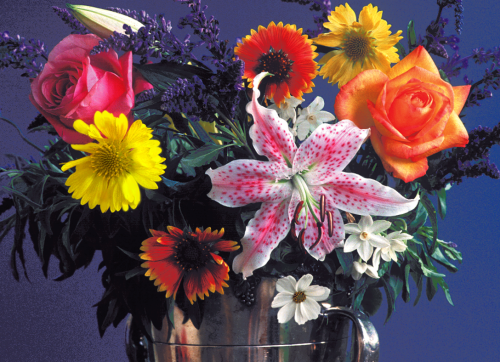
#> input picture data/input/flowers.tif, 500 x 362 px
$ python sobel_thresholds.py   (older library calls are emulated)
#> lines starting #> are read from the running program, lines starting #| are printed output that depends on the picture; after the words box and inside, x2 and y2 are one past the last pixel; in counts of white or black regions, pixels touching at a corner belong together
### image_lab/runtime.py
"""Resolve shared inputs and save figures without requiring a desktop GUI."""
import argparse
from pathlib import Path
import sys
import matplotlib
import numpy as np

if "--show" not in sys.argv:
    matplotlib.use("Agg")

ROOT = Path(__file__).resolve().parents[1]
_figure_index = 0

def data_path(name):
    path = ROOT / "data" / "input" / name
    if not path.is_file():
        raise FileNotFoundError(f"Missing input image: {path}")
    return path

# [4 lines left out: function michelson, not called in this run]

def finish(script):
    """Save all current figures, optionally display, then release them."""
    global _figure_index
    import matplotlib.pyplot as plt
    parser = argparse.ArgumentParser()
    parser.add_argument("--output-dir", type=Path, default=ROOT / "outputs")
    parser.add_argument("--show", action="store_true")
    args = parser.parse_args()
    script = Path(script)
    folder = args.output_dir / script.parent.parent.name / script.stem
    folder.mkdir(parents=True, exist_ok=True)
    for number in plt.get_fignums():
        _figure_index += 1
        path = folder / f"figure_{_figure_index:02d}.png"
        plt.figure(number).savefig(path, dpi=120, bbox_inches="tight")
        print(f"Saved {path}")
    if args.show:
        plt.show()
    plt.close("all")

### labs/tp1_image_analysis/src/sobel_thresholds.py
from image_lab.runtime import data_path, finish, michelson
import cv2
import numpy as np
import matplotlib.pyplot as plt

# Charger l'image en niveaux de gris
img = cv2.imread(str(data_path('flowers.tif')), cv2.IMREAD_GRAYSCALE)
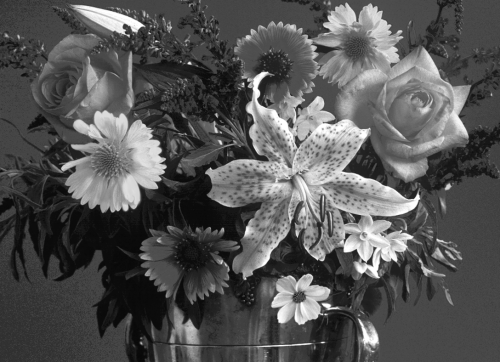
#> img: shape (362, 500); min 8, max 255, mean 84.6

# Appliquer le filtre Sobel
sobelx = cv2.Sobel(src=img, ddepth=cv2.CV_64F, dx=1, dy=0, ksize=5)
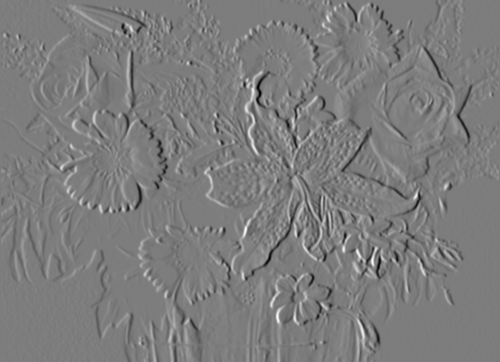
#> sobelx: shape (362, 500) float64; min -9642, max 9988, mean 2.2; drawn with min black and max white
sobely = cv2.Sobel(src=img, ddepth=cv2.CV_64F, dx=0, dy=1, ksize=5)
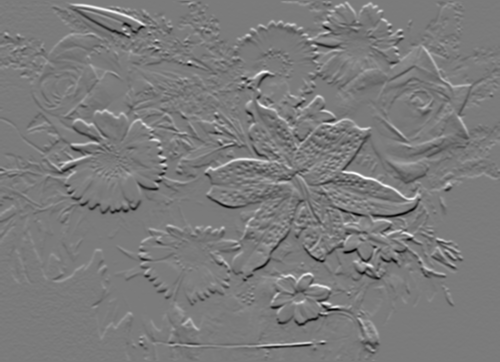
#> sobely: shape (362, 500) float64; min -9150, max 9751, mean -1; drawn with min black and max white

# Magnitude des gradients (combinaison des directions X et Y)
sobel_magnitude = np.sqrt(sobelx**2 + sobely**2)
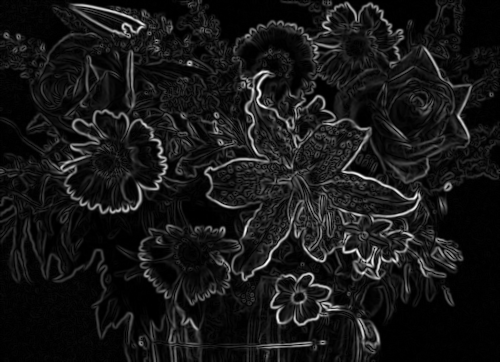
#> sobel_magnitude: shape (362, 500) float64; min 0, max 10625.6, mean 988.3; drawn with min black and max white

# Appliquer un seuil
seuil_bas = 50  # seuil inférieur
seuil_haut = 100  # seuil supérieur

_, sobel_threshold_low = cv2.threshold(sobel_magnitude, seuil_bas, 255, cv2.THRESH_BINARY)
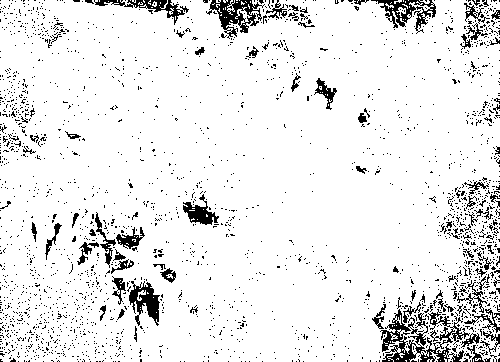
#> sobel_threshold_low: shape (362, 500) float64; 91.4% white; black in thin lines or dots
_, sobel_threshold_high = cv2.threshold(sobel_magnitude, seuil_haut, 255, cv2.THRESH_BINARY)
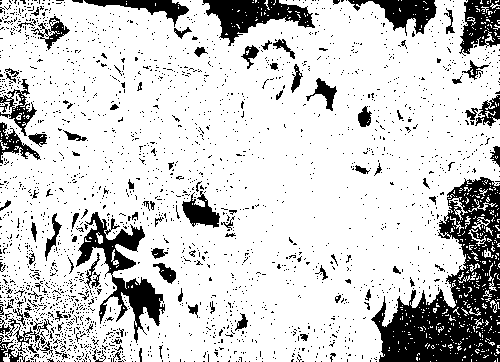
#> sobel_threshold_high: shape (362, 500) float64; 81.5% white; 2405 black regions (2300 under 20 px), largest, box (x1, y1, x2, y2) and area: (371, 177, 500, 362) 10721, (76, 212, 165, 343) 3221, (202, 0, 315, 46) 2357

# Afficher les résultats
plt.figure(figsize=(12, 6))

# Afficher l'image originale
plt.subplot(2, 3, 1), plt.imshow(img, cmap='gray'), plt.title('Image Originale')

# Afficher les images filtrées (Sobel X, Sobel Y, Magnitude)
plt.subplot(2, 3, 2), plt.imshow(sobelx, cmap='gray'), plt.title('Sobel X (filtré)')
plt.subplot(2, 3, 3), plt.imshow(sobely, cmap='gray'), plt.title('Sobel Y (filtré)')
plt.subplot(2, 3, 4), plt.imshow(sobel_magnitude, cmap='gray'), plt.title('Sobel Magnitude')

# Afficher les images après application des seuils
plt.subplot(2, 3, 5), plt.imshow(sobel_threshold_low, cmap='gray'), plt.title(f'Seuil {seuil_bas}')
plt.subplot(2, 3, 6), plt.imshow(sobel_threshold_high, cmap='gray'), plt.title(f'Seuil {seuil_haut}')

plt.tight_layout()
finish(__file__)

$ run again, with tp2/11_masque a un rayon de 10 laisse passe plus de chose.PNG saved as data/input/flowers.tif
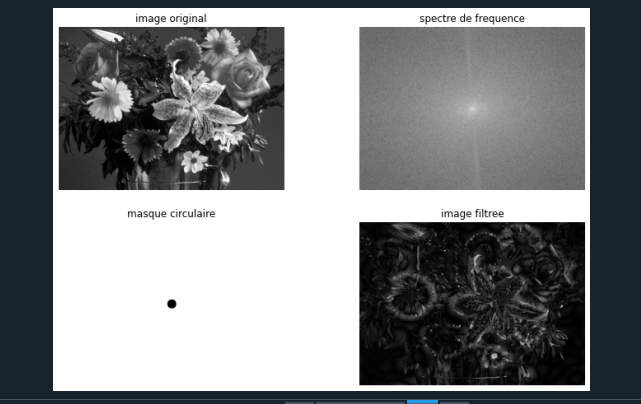
#> input picture tp2/11_masque a un rayon de 10 laisse passe plus de chose.PNG, 641 x 404 px
#> `_, sobel_threshold_low = cv2.threshold(sobel_magnitude, seuil_bas, 255..`:
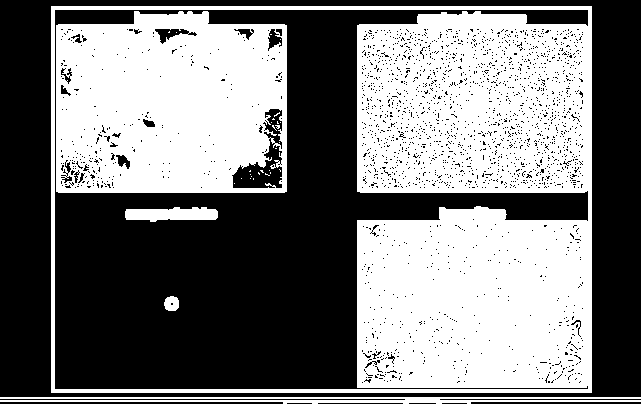
#> sobel_threshold_low: shape (404, 641) float64; 47.9% white; 31 white regions (26 under 20 px), largest, box (x1, y1, x2, y2) and area: (51, 6, 592, 393) 83422, (56, 11, 287, 193) 36541, (0, 397, 641, 404) 2813, (125, 207, 218, 222) 1061, (164, 296, 179, 311) 183
#> `_, sobel_threshold_high = cv2.threshold(sobel_magnitude, seuil_haut, 2..`:
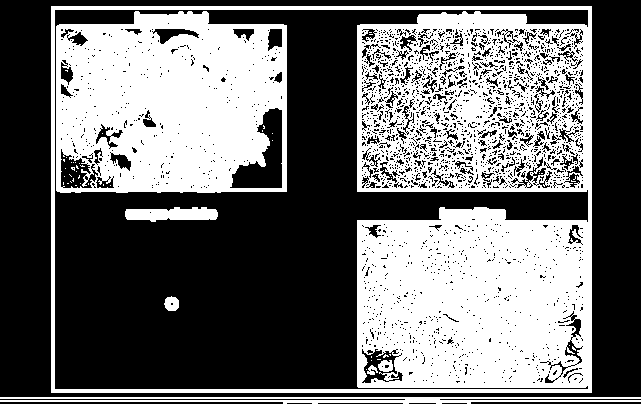
#> sobel_threshold_high: shape (404, 641) float64; 43.5% white; 65 white regions (58 under 20 px), largest, box (x1, y1, x2, y2) and area: (51, 6, 592, 393) 73897, (56, 11, 287, 193) 34314, (0, 397, 641, 404) 2813
